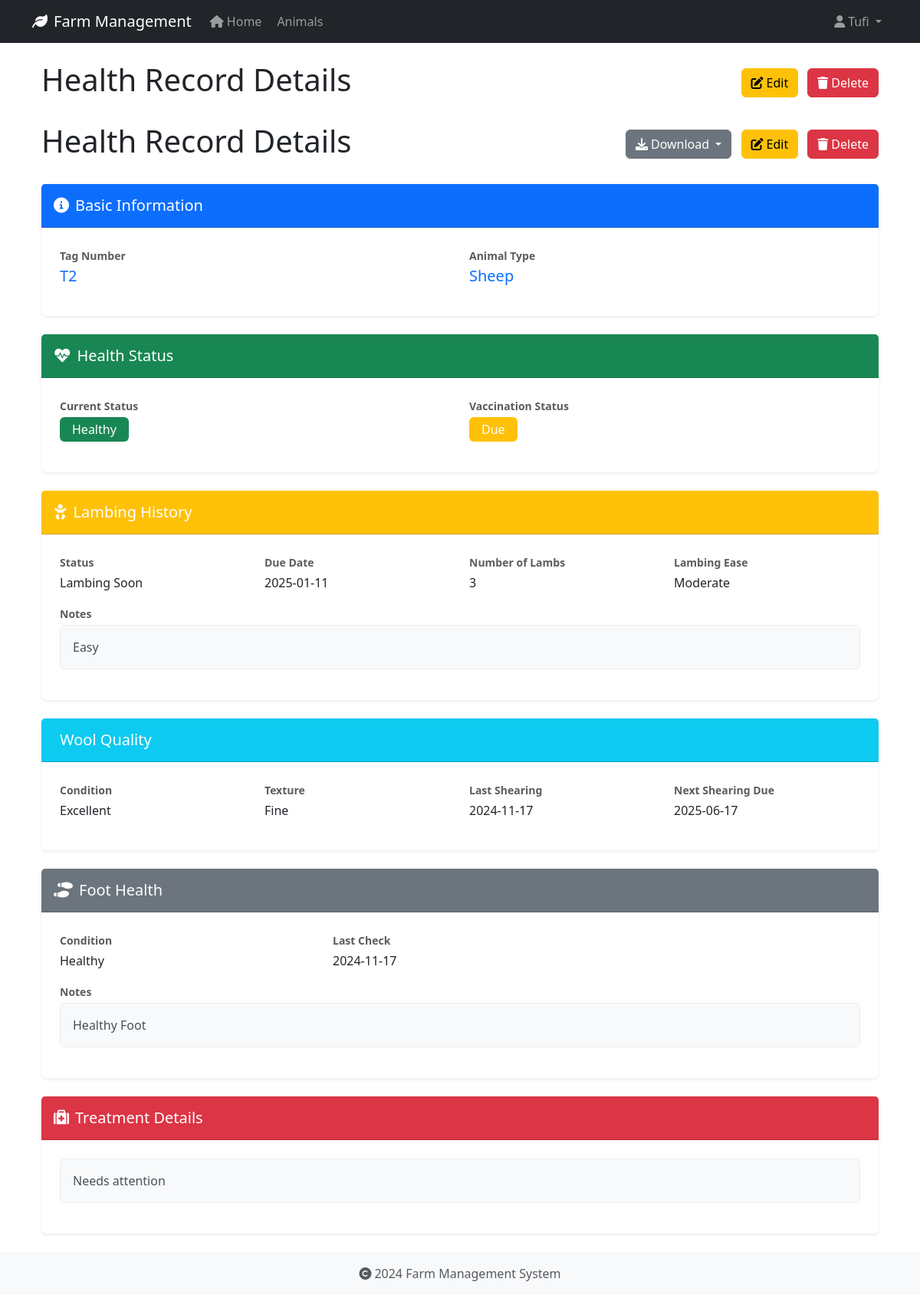
Screenshot of /health-records/3 (signed in) with the database file from the repository.
### app/models/user.py (models this page shows, shortened)
class User(UserMixin, db.Model):
    id = db.Column(db.Integer, primary_key=True)
    username = db.Column(db.String(80), unique=True, nullable=False)
    email = db.Column(db.String(120), unique=True, nullable=False)
    password_hash = db.Column(db.String(128))
    role = db.Column(db.String(20), default='user')
    created_at = db.Column(db.DateTime, default=datetime.utcnow)
    last_login = db.Column(db.DateTime)
    is_active = db.Column(db.Boolean, default=True)
    first_name = db.Column(db.String(50))
    last_name = db.Column(db.String(50))
    reset_token = db.Column(db.String(100), unique=True)  # Store password reset token
    reset_token_expiration = db.Column(db.DateTime)       # Store token expiration time

### app/models/animal.py (models this page shows, shortened)
class Animal(db.Model):
    id = db.Column(db.Integer, primary_key=True)
    tag_number = db.Column(db.String(50), unique=True, nullable=False, index=True)
    name = db.Column(db.String(100), nullable=True)  # Explicitly mark as nullable
    species = db.Column(db.String(50), nullable=False, index=True)
    breed = db.Column(db.String(50), nullable=True)
    date_of_birth = db.Column(db.Date, nullable=True)
    gender = db.Column(db.String(20), nullable=True)
    weight = db.Column(db.Float, nullable=True)
    status = db.Column(db.String(20), default='active', nullable=False)
    purchase_date = db.Column(db.Date, nullable=True)
    purchase_price = db.Column(db.Float, nullable=True)
    notes = db.Column(db.Text, nullable=True)
    created_at = db.Column(db.DateTime, default=datetime.utcnow, nullable=False)
    updated_at = db.Column(db.DateTime, default=datetime.utcnow, onupdate=datetime.utcnow, nullable=False)
    wool_type = db.Column(db.String(50), nullable=True)
    last_shearing = db.Column(db.Date, nullable=True)
    fleece_weight = db.Column(db.Float, nullable=True)
    wool_grade = db.Column(db.String(20), nullable=True)
    lambing_status = db.Column(db.String(50), nullable=True)
    lambing_date = db.Column(db.Date, nullable=True)
    milk_production = db.Column(db.Float, nullable=True)
    last_milking = db.Column(db.Date, nullable=True)  # Changed from DateTime to Date
    milk_quality = db.Column(db.String(20), nullable=True)
    calving_status = db.Column(db.String(50), nullable=True)
    calving_date = db.Column(db.Date, nullable=True)
    milk_fat_content = db.Column(db.Float, nullable=True)
    egg_production = db.Column(db.Integer, nullable=True)
    egg_color = db.Column(db.String(20), nullable=True)
    comb_type = db.Column(db.String(20), nullable=True)
    laying_status = db.Column(db.String(20), nullable=True)
    last_laying_date = db.Column(db.Date, nullable=True)
    egg_size = db.Column(db.String(20), nullable=True)
    category = db.Column(db.String(50), nullable=True)
    special_needs = db.Column(db.Text, nullable=True)
    diet_requirements = db.Column(db.Text, nullable=True)
    habitat = db.Column(db.String(100), nullable=True)
    health_records = db.relationship('HealthRecord', backref='animal', lazy=True, cascade='all, delete-orphan')

class HealthRecord(db.Model):
    id = db.Column(db.Integer, primary_key=True)
    animal_id = db.Column(db.Integer, db.ForeignKey('animal.id', ondelete='CASCADE'), nullable=False)
    record_type = db.Column(db.String(50), nullable=False)  # Made nullable=False
    date = db.Column(db.Date, nullable=False)
    description = db.Column(db.Text, nullable=True)
    treatment = db.Column(db.Text, nullable=True)
    cost = db.Column(db.Float, nullable=True)
    next_due_date = db.Column(db.Date, nullable=True)
    created_at = db.Column(db.DateTime, default=datetime.utcnow, nullable=False)
    created_by_id = db.Column(db.Integer, db.ForeignKey('user.id', ondelete='SET NULL'), nullable=True)

### app/routes/health_records.py (the view)
@bp.route('/<int:id>')
@login_required
def view(id):
    record = HealthRecord.query.get_or_404(id)
    try:
        description = json.loads(record.description) if record.description else {}
    except:
        description = {}
    return render_template('health_records/view.html',
                         record=record,
                         description=description,
                         today=date.today())

### app/models/user.py (called while the page is built)
@login_manager.user_loader
def load_user(user_id):
    return User.query.get(int(user_id))

### app/templates/health_records/view.html (shortened to what this page needs)
{% extends "base.html" %}
{% block content %}
<div class="container mb-4">
    <div class="d-flex justify-content-between align-items-center mb-4">
        <h1>Health Record Details</h1>
        <div>
            <a href="{{ url_for('health_records.edit', id=record.id) }}" class="btn btn-warning me-2">
                <i class="fas fa-edit me-1"></i>Edit
            </a>
            <button onclick="confirmDelete({{ record.id }}, '{{ record.animal.tag_number }}')" class="btn btn-danger">
                <i class="fas fa-trash me-1"></i>Delete
            </button>
        </div>
    </div>
<div class="d-flex justify-content-between align-items-center mb-4">
    <h1>Health Record Details</h1>
    <div>
        <div class="dropdown d-inline-block me-2">
            <button class="btn btn-secondary dropdown-toggle" type="button" data-bs-toggle="dropdown">
                <i class="fas fa-download me-1"></i>Download
            </button>
        </div>
        <a href="{{ url_for('health_records.edit', id=record.id) }}" class="btn btn-warning me-2">
            <i class="fas fa-edit me-1"></i>Edit
        </a>
        <button onclick="confirmDelete({{ record.id }}, '{{ record.animal.tag_number }}')" class="btn btn-danger">
            <i class="fas fa-trash me-1"></i>Delete
        </button>
    </div>
</div>
    <div class="card mb-4">
        <div class="card-header bg-primary text-white">
            <h2 class="h5 mb-0">
                <i class="fas fa-info-circle me-2"></i>Basic Information
            </h2>
        </div>
        <div class="card-body">
            <div class="row">
                <div class="col-md-6 mb-3">
                    <label class="fw-bold text-muted">Tag Number</label>
                    <div class="h5 text-primary">{{ record.animal.tag_number }}</div>
                </div>
                <div class="col-md-6 mb-3">
                    <label class="fw-bold text-muted">Animal Type</label>
                    <div class="h5 text-primary">{{ record.animal.species }}</div>
                </div>
            </div>
        </div>
    </div>
    <div class="card mb-4">
        <div class="card-header bg-success text-white">
            <h2 class="h5 mb-0">
                <i class="fas fa-heartbeat me-2"></i>Health Status
            </h2>
        </div>
        <div class="card-body">
            <div class="row">
                <div class="col-md-6 mb-3">
                    <label class="fw-bold text-muted">Current Status</label>
                    <div>
                        <span class="badge {% if description['Health Status'].get('Current') == 'Healthy' %}bg-success
                                         {% elif description['Health Status'].get('Current') == 'Sick' %}bg-danger
                                         {% else %}bg-warning{% endif %} fs-6">
                            {{ description['Health Status'].get('Current', 'N/A') }}
                        </span>
                    </div>
                </div>
                <div class="col-md-6 mb-3">
                    <label class="fw-bold text-muted">Vaccination Status</label>
                    <div>
                        <span class="badge {% if description['Health Status'].get('Vaccination') == 'Up to Date' %}bg-success
                                         {% elif description['Health Status'].get('Vaccination') == 'Due' %}bg-warning
                                         {% else %}bg-danger{% endif %} fs-6">
                            {{ description['Health Status'].get('Vaccination', 'N/A') }}
                        </span>
                    </div>
                </div>
            </div>
        </div>
    </div>
    <div class="card mb-4">
        <div class="card-header bg-warning text-white">
            <h2 class="h5 mb-0">
                <i class="fas fa-baby me-2"></i>Lambing History
            </h2>
        </div>
        <div class="card-body">
            <div class="row">
                <div class="col-md-3 mb-3">
                    <label class="fw-bold text-muted">Status</label>
                    <div>{{ description['Lambing'].get('Status', 'N/A') }}</div>
                </div>
                <div class="col-md-3 mb-3">
                    <label class="fw-bold text-muted">Due Date</label>
                    <div>{{ description['Lambing'].get('Due Date', 'N/A') }}</div>
                </div>
                <div class="col-md-3 mb-3">
                    <label class="fw-bold text-muted">Number of Lambs</label>
                    <div>{{ description['Lambing'].get('Number of Lambs', 'N/A') }}</div>
                </div>
                <div class="col-md-3 mb-3">
                    <label class="fw-bold text-muted">Lambing Ease</label>
                    <div>{{ description['Lambing'].get('Lambing Ease', 'N/A') }}</div>
                </div>
                <div class="col-12">
                    <label class="fw-bold text-muted">Notes</label>
                    <div class="alert alert-light">{{ description['Lambing'].get('Notes', 'No notes available') }}</div>
                </div>
            </div>
        </div>
    </div>
    <div class="card mb-4">
        <div class="card-header bg-info text-white">
            <h2 class="h5 mb-0">
                Wool Quality
            </h2>
        </div>
        <div class="card-body">
            <div class="row">
                <div class="col-md-3 mb-3">
                    <label class="fw-bold text-muted">Condition</label>
                    <div>{{ description['Wool Quality'].get('Condition', 'N/A') }}</div>
                </div>
                <div class="col-md-3 mb-3">
                    <label class="fw-bold text-muted">Texture</label>
                    <div>{{ description['Wool Quality'].get('Texture', 'N/A') }}</div>
                </div>
                <div class="col-md-3 mb-3">
                    <label class="fw-bold text-muted">Last Shearing</label>
                    <div>{{ description['Wool Quality'].get('Last Shearing', 'N/A') }}</div>
                </div>
                <div class="col-md-3 mb-3">
                    <label class="fw-bold text-muted">Next Shearing Due</label>
                    <div>{{ description['Wool Quality'].get('Next Shearing', 'N/A') }}</div>
                </div>
            </div>
        </div>
    </div>
    <div class="card mb-4">
        <div class="card-header bg-secondary text-white">
            <h2 class="h5 mb-0">
                <i class="fas fa-shoe-prints me-2"></i>Foot Health
            </h2>
        </div>
        <div class="card-body">
            <div class="row">
                <div class="col-md-4 mb-3">
                    <label class="fw-bold text-muted">Condition</label>
                    <div>{{ description['Foot Health'].get('Condition', 'N/A') }}</div>
                </div>
                <div class="col-md-4 mb-3">
                    <label class="fw-bold text-muted">Last Check</label>
                    <div>{{ description['Foot Health'].get('Last Check', 'N/A') }}</div>
                </div>
                <div class="col-12">
                    <label class="fw-bold text-muted">Notes</label>
                    <div class="alert alert-light">{{ description['Foot Health'].get('Notes', 'No notes available') }}</div>
                </div>
            </div>
        </div>
    </div>
    <div class="card mb-4">
        <div class="card-header bg-danger text-white">
            <h2 class="h5 mb-0">
                <i class="fas fa-medkit me-2"></i>Treatment Details
            </h2>
        </div>
        <div class="card-body">
            <div class="alert alert-light">
                {{ record.treatment or 'No treatment details available' }}
            </div>
        </div>
    </div>
</div>
{% endblock %}

### app/templates/base.html (shortened to what this page needs)
<!DOCTYPE html>
<html lang="en">
<head>
    <link rel="stylesheet" href="https://cdn.jsdelivr.net/npm/bootstrap@5.3.2/dist/css/bootstrap.min.css">
    <link rel="stylesheet" href="https://cdnjs.cloudflare.com/ajax/libs/font-awesome/6.0.0/css/all.min.css">
    <link rel="stylesheet" href="{{ url_for('static', filename='css/main.css') }}">
</head>
<body>
    <nav class="navbar navbar-expand-lg navbar-dark bg-dark">
        <div class="container">
            <a class="navbar-brand" href="{{ url_for('main.index') }}">
                <i class="fas fa-leaf me-2"></i>Farm Management
            </a>
            <div class="collapse navbar-collapse" id="navbarNav">
                <ul class="navbar-nav">
                    <li class="nav-item">
                        <a class="nav-link" href="{{ url_for('main.index') }}">
                            <i class="fas fa-home me-1"></i>Home
                        </a>
                    </li>
                    <li class="nav-item">
                        <a class="nav-link" href="{{ url_for('animals.index') }}">
                            Animals
                        </a>
                    </li>
                </ul>
                <ul class="navbar-nav ms-auto">
                    {% if current_user.is_authenticated %}
                        <li class="nav-item dropdown">
                            <a class="nav-link dropdown-toggle" href="#" id="userDropdown" role="button" data-bs-toggle="dropdown">
                                <i class="fas fa-user me-1"></i>{{ current_user.username }}
                            </a>
                        </li>
                    {% endif %}
                </ul>
            </div>
        </div>
    </nav>
    <main class="container mt-4">
        {% block content %}
        {% endblock %}
    </main>
    <footer class="footer mt-auto py-3 bg-light">
        <div class="container text-center">
            <span class="text-muted">
                <i class="fas fa-copyright me-1"></i>2024 Farm Management System
            </span>
        </div>
    </footer>
</body>
</html>

### app/static/css/main.css (style rules this page uses)
body { min-height: 100vh; display: flex; flex-direction: column; }
main { flex: 1 0 auto; }
.footer { flex-shrink: 0; }

### app/templates/health_records/view.html (style rules this page uses)
.card { border: none; box-shadow: 0 0.125rem 0.25rem rgba(0,0,0,0.075); border-radius: 8px; }
.card-header { border-radius: 8px 8px 0 0; padding: 1rem; }
.card-body { padding: 1.5rem; }
.badge { padding: 0.5rem 1rem; font-weight: 500; }
.alert-light { background-color: #f8f9fa; border: 1px solid #eee; }
label.text-muted { font-size: 0.875rem; margin-bottom: 0.25rem; }
.h5 { margin-bottom: 0; }

### rows the page displays
User: username "Tufi"
Animal: animal.tag_number "T2", animal.species "Sheep"
HealthRecord: treatment "Needs attention"

### other values shown
{{ description['Health Status'].get('Current', 'N/A') }} "Healthy"
{{ description['Health Status'].get('Vaccination', 'N/A') }} "Due"
{{ description['Lambing'].get('Status', 'N/A') }} "Lambing Soon"
{{ description['Lambing'].get('Due Date', 'N/A') }} "2025-01-11"
{{ description['Lambing'].get('Number of Lambs', 'N/A') }} "3"
{{ description['Lambing'].get('Lambing Ease', 'N/A') }} "Moderate"
{{ description['Lambing'].get('Notes', 'No notes available') }} "Easy"
{{ description['Wool Quality'].get('Condition', 'N/A') }} "Excellent"
{{ description['Wool Quality'].get('Texture', 'N/A') }} "Fine"
{{ description['Wool Quality'].get('Last Shearing', 'N/A') }} "2024-11-17"
{{ description['Wool Quality'].get('Next Shearing', 'N/A') }} "2025-06-17"
{{ description['Foot Health'].get('Condition', 'N/A') }} "Healthy"
{{ description['Foot Health'].get('Last Check', 'N/A') }} "2024-11-17"
{{ description['Foot Health'].get('Notes', 'No notes available') }} "Healthy Foot"
